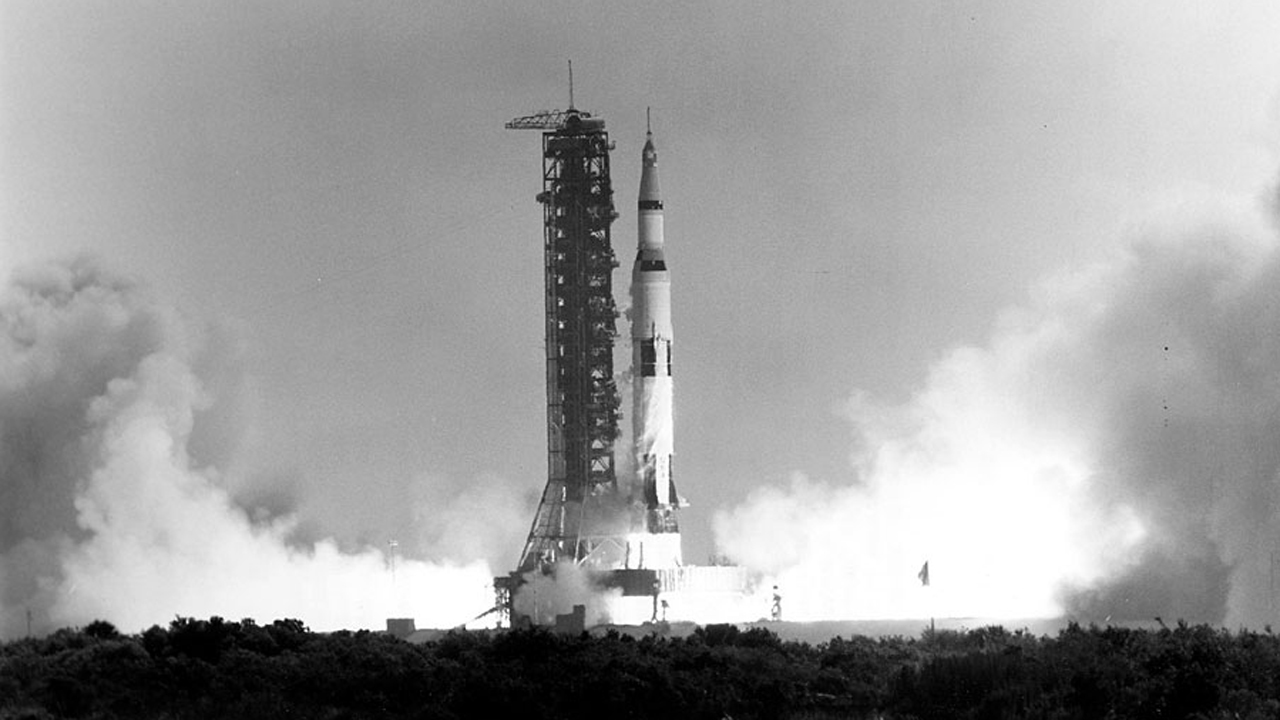
#> input picture images/input/apollo_11_launch.jpg, 1280 x 720 px, found by its file name
$ python 08_image_seg_morph.py
#> lines starting #> are read from the running program, lines starting #| are printed output that depends on the picture; after the words box and inside, x2 and y2 are one past the last pixel; in counts of white or black regions, pixels touching at a corner belong together
import cv2
import numpy as np

# Read Image
image = cv2.imread("./images/input/apollo_11_launch.jpg")
#> image is the input picture: shape (720, 1280, 3); min 0, max 255, mean 156.2

if image is None:
    print("Error: Image not found!")
    exit()

gray = cv2.cvtColor(image, cv2.COLOR_BGR2GRAY)

# Gaussian Blur
blur = cv2.GaussianBlur(gray, (5, 5), 0)

# Otsu Threshold
_, thresh = cv2.threshold(blur, 0, 255, cv2.THRESH_BINARY_INV + cv2.THRESH_OTSU)
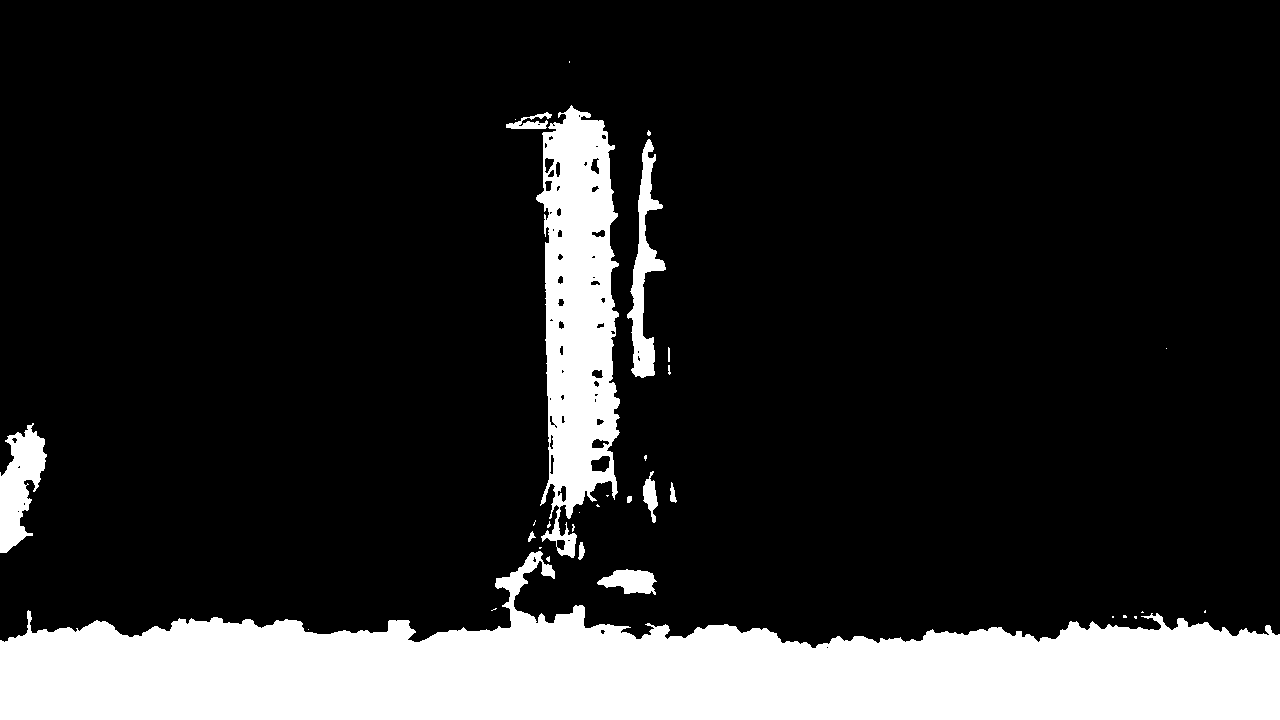
#> thresh: shape (720, 1280); 16.4% white; 33 white regions (20 under 20 px), largest, box (x1, y1, x2, y2) and area: (0, 551, 1280, 720) 117159, (536, 105, 620, 558) 24737, (0, 423, 47, 553) 3455

# Morphological Closing
kernel_close = np.ones((5, 5), np.uint8)

closing = cv2.morphologyEx(thresh, cv2.MORPH_CLOSE, kernel_close, iterations=2)
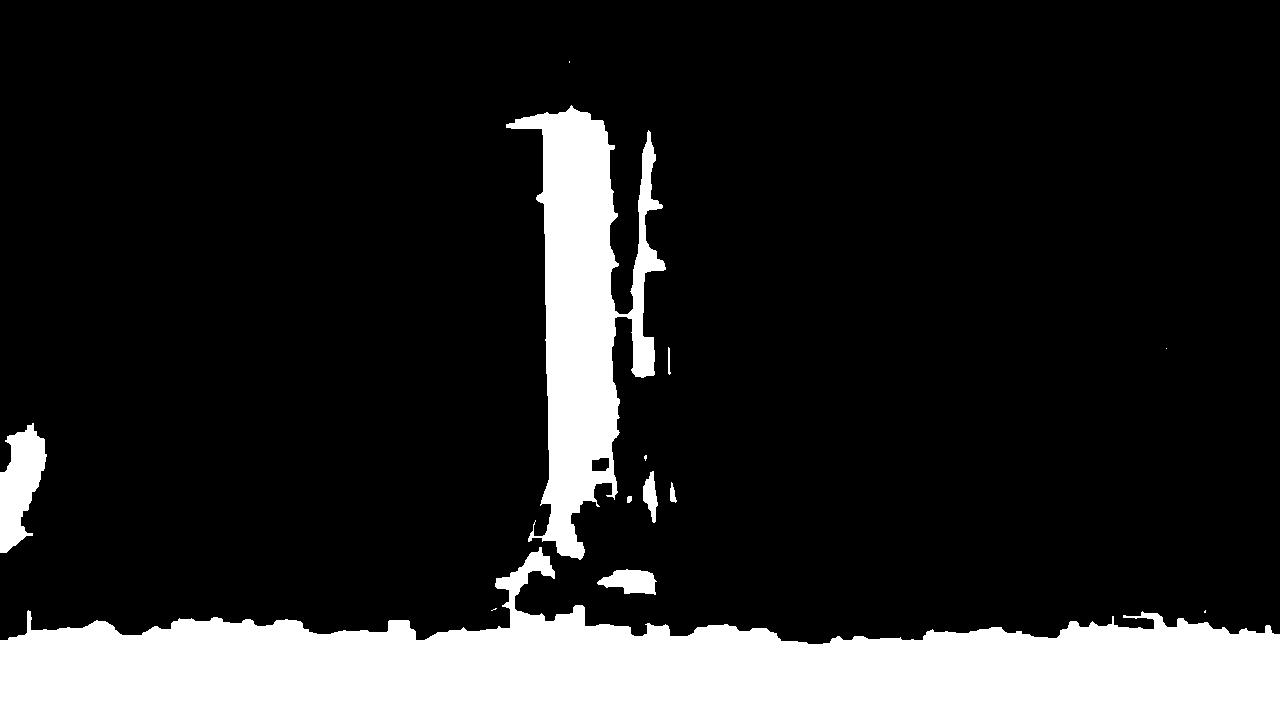
#> closing: shape (720, 1280); 16.8% white; 13 white regions (5 under 20 px), largest, box (x1, y1, x2, y2) and area: (0, 547, 1280, 720) 118298, (506, 105, 666, 560) 31321, (0, 423, 47, 553) 3687

# Morphological Opening
kernel_open = np.ones((3, 3), np.uint8)

opening = cv2.morphologyEx(closing, cv2.MORPH_OPEN, kernel_open, iterations=1)
#> opening: shape (720, 1280); 16.8% white; 10 white regions (2 under 20 px), largest, box (x1, y1, x2, y2) and area: (0, 547, 1280, 720) 118217, (506, 106, 666, 559) 31201, (0, 425, 47, 553) 3679

# Erosion (Optional)
kernel_erode = np.ones((3, 3), np.uint8)

final_mask = cv2.erode(opening, kernel_erode, iterations=1)
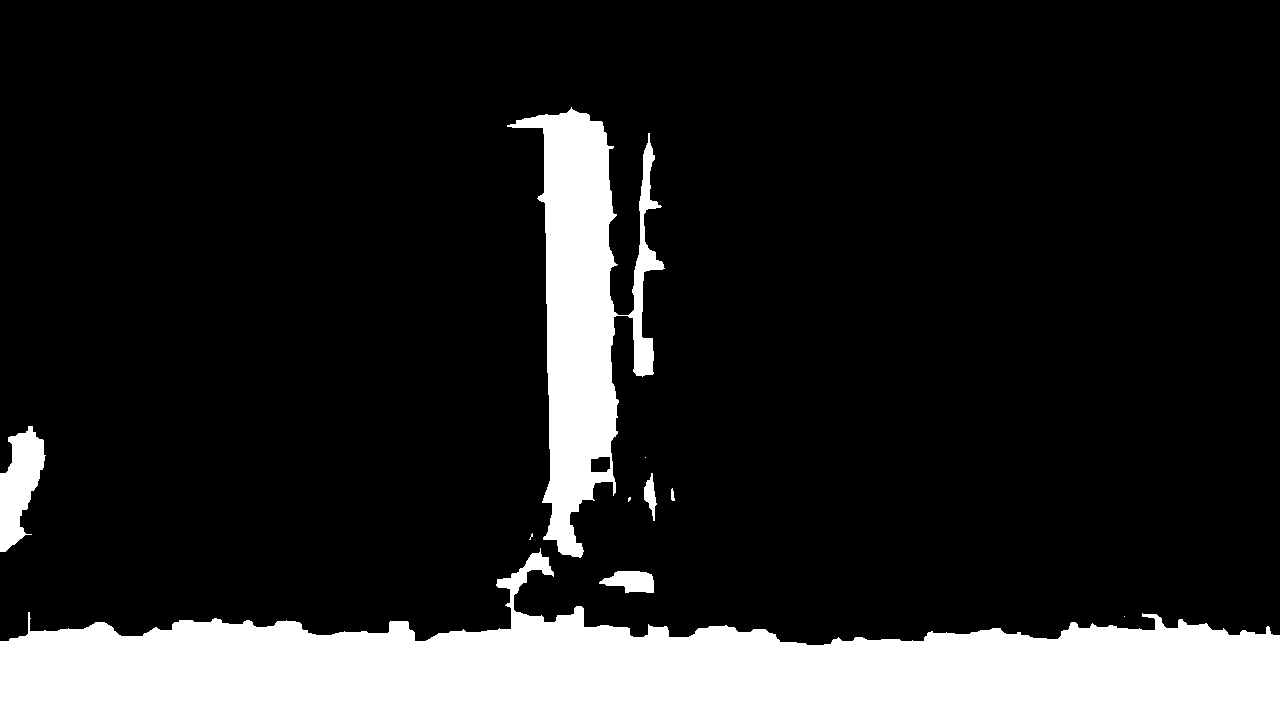
#> final_mask: shape (720, 1280); 16.3% white; 10 white regions (4 under 20 px)

# Find Contours
contours, _ = cv2.findContours(final_mask, cv2.RETR_EXTERNAL, cv2.CHAIN_APPROX_SIMPLE)
#> contours = 10 contours, 4 with area under 20; largest, box (x1, y1, x2, y2) and area: (0, 548, 1280, 720) 114513, (507, 107, 665, 558) 28560, (0, 426, 46, 552) 3224, (599, 571, 654, 593) 782, (644, 473, 657, 521) 262, (671, 488, 675, 501) 23

# Empty mask
result = np.zeros_like(gray)

# Copy original image
output = image.copy()

# Draw Largest Contours
for contour in contours:

    area = cv2.contourArea(contour)

    if area > 500:
        cv2.drawContours(output, [contour], -1, (0, 255, 0), 3)
        cv2.fillPoly(result, [contour], 255)
#> this loop made 10 passes
#> area on passes 2, 3, 6, 7, 9, 10: 782, 114513, 23, 262.5, 3223.5, 28560
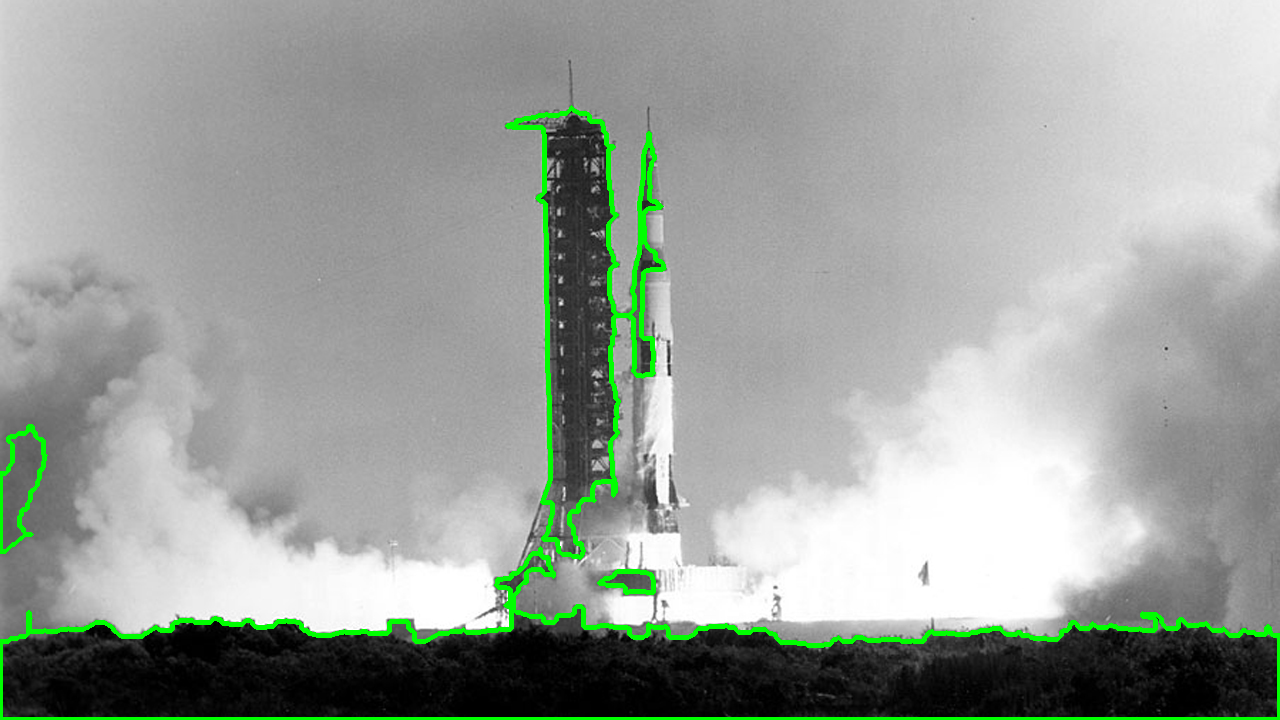
#> output: shape (720, 1280, 3); 2.49% of pixels changed, all inside (x1, y1, x2, y2) = (0, 105, 1280, 720)
#> result: shape (720, 1280); 16.2% white; 4 white regions, box (x1, y1, x2, y2) and area: (0, 548, 1280, 720) 116107, (507, 107, 665, 558) 29421, (0, 426, 46, 552) 3380, (599, 571, 654, 593) 849

print("Number of contours:", len(contours))
#| Number of contours: 10

# Display Results
cv2.imshow("Original", image)
cv2.imshow("Blur", blur)
cv2.imshow("Threshold", thresh)
cv2.imshow("Closing", closing)
cv2.imshow("Opening", opening)
cv2.imshow("Final Mask", final_mask)
cv2.imshow("Detected Car", output)
cv2.imshow("Binary Result", result)

cv2.waitKey(0)
cv2.destroyAllWindows()

$ run again, with images/input/cat-dog.jpg copied over images/input/apollo_11_launch.jpg
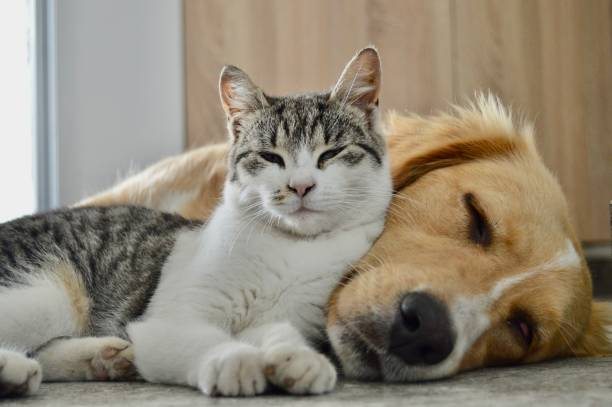
#> input picture images/input/cat-dog.jpg, 612 x 407 px, found by its file name
#> image is the input picture: shape (407, 612, 3); mean B, G, R 119.1, 135.7, 145.7
#> thresh: shape (407, 612); 28.5% white; 56 white regions (30 under 20 px), largest, box (x1, y1, x2, y2) and area: (208, 0, 612, 401) 36341, (0, 204, 204, 341) 14231, (248, 48, 383, 169) 6621
#> closing: shape (407, 612); 30.6% white; 23 white regions (7 under 20 px), largest, box (x1, y1, x2, y2) and area: (0, 0, 612, 407) 58363, (235, 48, 383, 174) 8738, (372, 137, 518, 246) 3423
#> opening: shape (407, 612); 30.5% white; 19 white regions (2 under 20 px), largest, box (x1, y1, x2, y2) and area: (0, 0, 612, 407) 58282, (235, 48, 383, 174) 8724, (382, 137, 518, 234) 3362
#> final_mask: shape (407, 612); 28.1% white; 20 white regions (7 under 20 px)
#> contours = 20 contours, 8 with area under 20; largest, box (x1, y1, x2, y2) and area: (0, 0, 612, 407) 53711, (236, 49, 382, 173) 7796, (383, 138, 517, 233) 2724, (439, 192, 531, 290) 2534, (276, 184, 315, 213) 292
#> the loop `for contour in contours: ` made 20 passes
#> area on passes 2, 8, 9, 10, 11, 12, 13, 15: 107.5, 86, 2534.5, 292.5, 192.5, 2724, 32, 178.5
#> after the loop `for contour in contours:`:
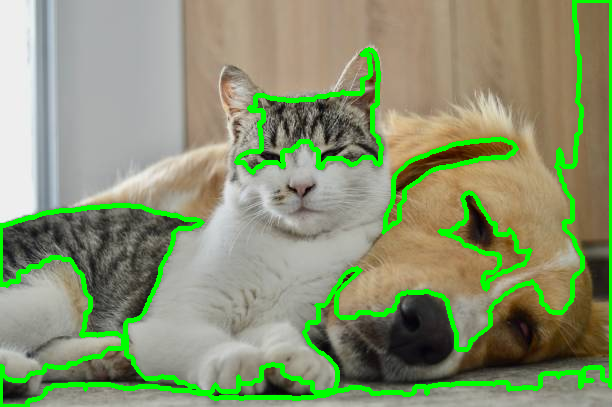
#> output: shape (407, 612, 3); 8.17% of pixels changed, all inside (x1, y1, x2, y2) = (0, 0, 612, 407)
#> after the loop `for contour in contours:`:
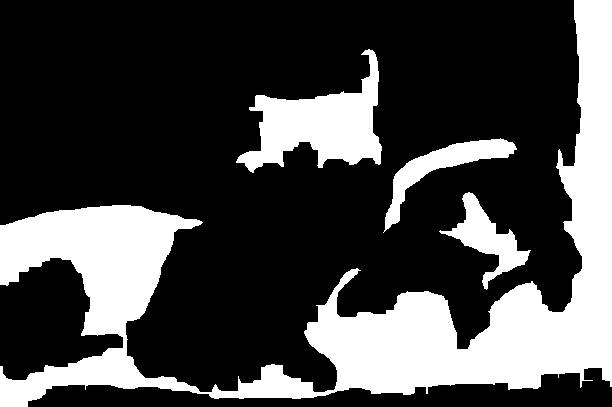
#> result: shape (407, 612); 27.7% white; 4 white regions, box (x1, y1, x2, y2) and area: (0, 0, 612, 407) 55297, (236, 49, 382, 173) 8093, (383, 138, 517, 233) 2900, (439, 192, 531, 290) 2700
#| Number of contours: 20

$ run again, with images/input/cat_dog.jpg copied over images/input/apollo_11_launch.jpg
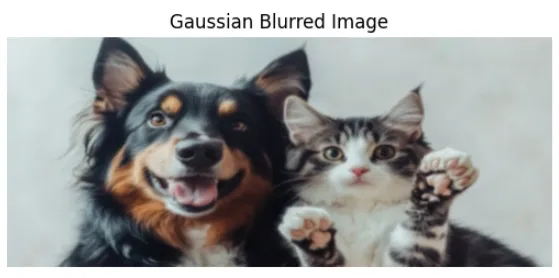
#> input picture images/input/cat_dog.jpg, 559 x 278 px, found by its file name
#> image is the input picture: shape (278, 559, 3); mean B, G, R 159.6, 160.8, 159.1
#> thresh: shape (278, 559); 34.1% white; 32 white regions (9 under 20 px), largest, box (x1, y1, x2, y2) and area: (60, 38, 537, 267) 51253, (142, 166, 168, 196) 390, (408, 87, 424, 116) 293
#> closing: shape (278, 559); 37.2% white; 6 white regions (1 under 20 px), largest, box (x1, y1, x2, y2) and area: (60, 38, 537, 267) 55813, (171, 15, 252, 28) 771, (261, 14, 324, 28) 632, (333, 16, 387, 32) 526, (332, 202, 343, 207) 41
#> opening: shape (278, 559); 37.2% white; 6 white regions, box (x1, y1, x2, y2) and area: (61, 38, 536, 267) 55531, (171, 15, 252, 28) 771, (261, 14, 324, 28) 626, (333, 18, 387, 32) 522, (351, 167, 370, 186) 247, (333, 202, 342, 207) 38
#> final_mask: shape (278, 559); 34.9% white; 6 white regions (1 under 20 px)
#> contours = 6 contours, 1 with area under 20; largest, box (x1, y1, x2, y2) and area: (62, 39, 535, 266) 55368, (172, 16, 251, 27) 496, (262, 15, 323, 27) 400, (334, 19, 386, 31) 330, (352, 168, 369, 185) 148
#> the loop `for contour in contours: ` made 6 passes
#> area on passes 2 to 6: 147.5, 55368.5, 330.5, 496.5, 399.5
#> after the loop `for contour in contours:`:
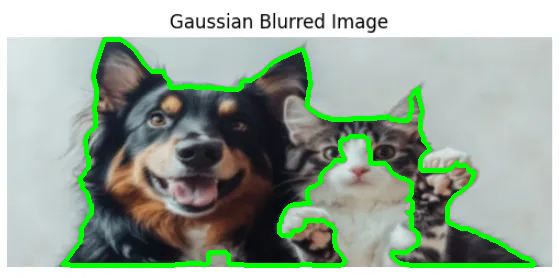
#> output: shape (278, 559, 3); 5.73% of pixels changed, all inside (x1, y1, x2, y2) = (60, 37, 537, 268)
#> after the loop `for contour in contours:`:
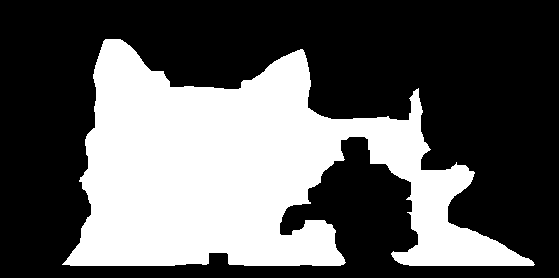
#> result: shape (278, 559); 36.2% white; 1 white region, box (x1, y1, x2, y2) and area: (62, 39, 535, 266) 56271
#| Number of contours: 6
